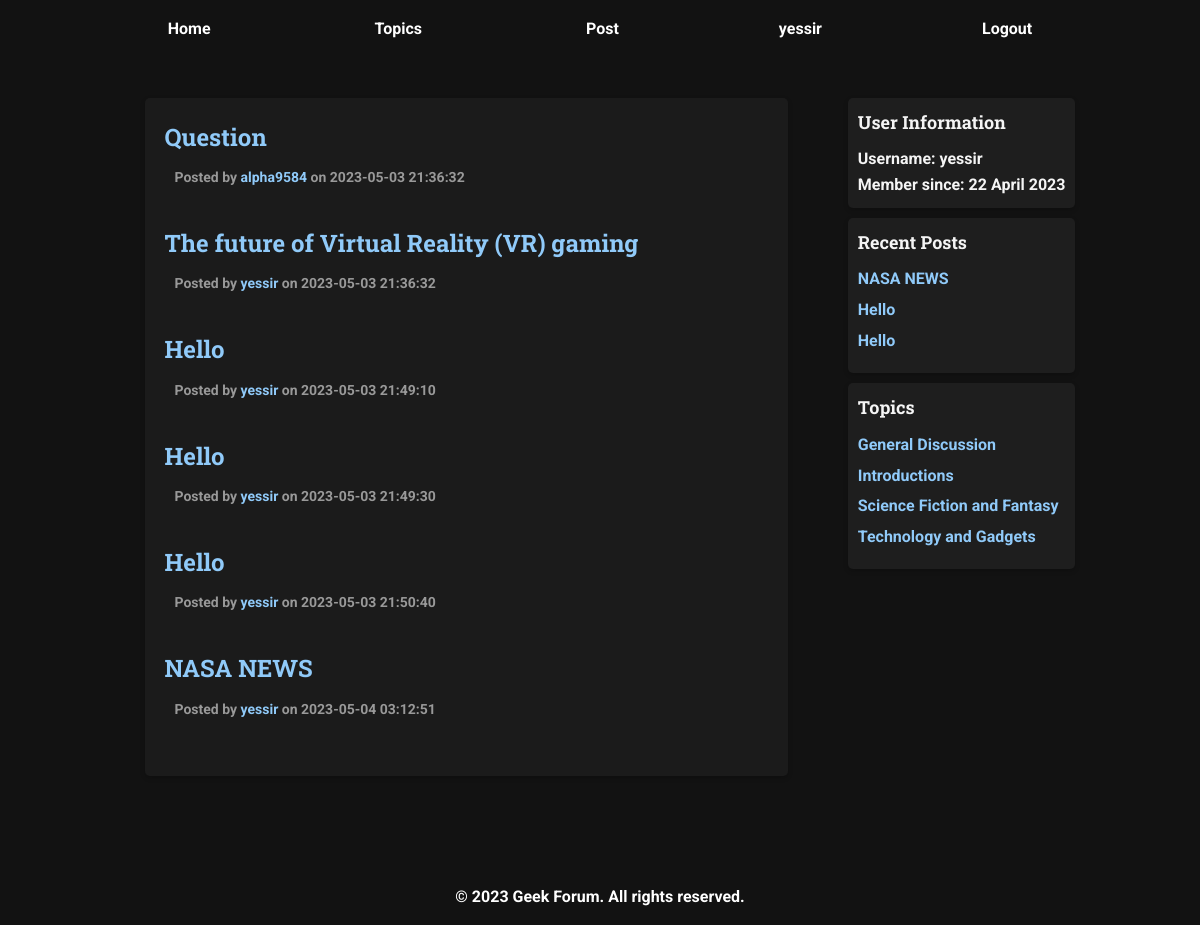
/index.php (signed in), run on the app's committed database.
### tables this page shows
CREATE TABLE `posts` (
  `idp` int(11) NOT NULL,
  `under` int(11) DEFAULT NULL,
  `id` int(11) NOT NULL,
  `username` varchar(50) NOT NULL,
  `title` varchar(256) DEFAULT NULL,
  `content` varchar(256) NOT NULL,
  `created_at` datetime NOT NULL DEFAULT current_timestamp(),
  `id_topic` int(11) DEFAULT NULL
);

CREATE TABLE `accounts` (
  `id` int(11) NOT NULL,
  `username` varchar(50) NOT NULL,
  `email` varchar(50) NOT NULL,
  `password` varchar(255) NOT NULL,
  `date` date NOT NULL DEFAULT current_timestamp(),
  `profile_pic` varchar(255) NOT NULL DEFAULT 'photos/placeholder.jpg',
  `posts` int(11) NOT NULL,
  `comments` int(11) NOT NULL,
  `likes` int(11) NOT NULL
);

CREATE TABLE `topics` (
  `id` int(11) NOT NULL,
  `title` varchar(256) NOT NULL,
  `description` varchar(256) NOT NULL
);

### index.php (the view, shortened to what this page needs)
<?php
    require 'db.php';
    if (isset($_SESSION["username"])){
        $logged = 1;
        $user = $_SESSION["username"] ;
        $sql = "SELECT * FROM accounts WHERE username = '$user'";
        $result = $conn->query($sql);
        $row = $result->fetch_assoc();
        $date=$row["date"];
        $dateTime = DateTime::createFromFormat("Y-m-d", $date);
        $formattedDate = $dateTime->format("d F Y");
    }
    else $logged = 0;
    $sql_posts = "SELECT * FROM posts where title is not NULL";
    $sql_recent = "SELECT * FROM posts where title is not NULL ORDER BY created_at DESC";
    $result_recent = $conn->query($sql_recent);
    $result_posts = $conn->query($sql_posts);
?>
<!DOCTYPE html>
<html lang="en">
<head>
    <link rel="stylesheet" href="style.css">
</head>
<body>
    <?php require 'header.php'; ?>
    <main>
        <article class="post">
        <?php if ($result_posts->num_rows > 0):?>
            <?php $i=0;?>
            <?php while ($post = $result_posts->fetch_assoc() and $i++<10): ?>
                <header class="post-header">
                    <h2 class="post-title"><a href="post/<?php echo htmlspecialchars($post['idp'])?>"><?php echo htmlspecialchars($post['title']); ?></a></h2>
                    <p class="post-meta">Posted by <a href="user/<?php echo htmlspecialchars($post['id'])?>"><?php echo htmlspecialchars($post['username']);?></a> on <time datetime="2023-03-25"><?php echo htmlspecialchars($post['created_at']); ?></time></p>
                </header>
                <br>
            <?php endwhile; ?>
            <?php else: ?>
                <p>No posts available.</p>
            <?php endif; ?>
        </article>
    <aside class="sidebar">
        <?php if($logged==1):?>
        <section class="sidebar-section">
            <h2 class="sidebar-title">User Information</h2>
            <div class="sidebar-content">
                <p>Username: <?php echo htmlspecialchars($user) ?></p>
                <p>Member since: <?php echo htmlspecialchars($formattedDate)?></p>
            </div>
        </section>
        <?php endif?>
        <section class="sidebar-section">
            <h2 class="sidebar-title">Recent Posts</h2>
            <ul class="sidebar-list">
            <?php $i=0?>
            <?php while ($post = $result_recent->fetch_assoc() and $i++<3): ?>
                <li><a href="post/<?php echo htmlspecialchars($post['idp'])?>"><?php echo htmlspecialchars($post['title']); ?></a></li>
            <?php endwhile;?>
            </ul>
        </section>
        <section class="sidebar-section">
            <h2 class="sidebar-title">Topics</h2>
            <ul class="sidebar-list">
                <?php
                    $tops = "SELECT * FROM TOPICS";
                    $tops = $conn -> query($tops);
                    while ($top = $tops->fetch_assoc()):
                ?>
                <li><a href="topic_posts/<?php echo htmlspecialchars($top["id"])?>"><?php echo htmlspecialchars($top["title"])?></a></li>
                <?php endwhile;?>
            </ul>
        </section>
    </aside>
    </main>
    <?php include("footer.php"); ?>
</body>
</html>

### style.css (style rules this page uses)
* { margin: 0; padding: 0; box-sizing: border-box; }
html { height: 100%; }
body { font-family: 'Roboto', sans-serif; background-color: #121212; font-weight: bold; line-height: 1.6; color: #f5f5f5; display: flex; flex-direction: column; min-height: 100%; min-width: 800px; overflow-x: auto; overflow-y: auto; background-image: url('.resources/background.jpg'); background-position: center; background-repeat: no-repeat; background-size: cover; background-attachment: fixed; }
body, h1, h2, h3, h4, h5, h6, p, ul, li { margin: 0; padding: 0; }
ul { list-style: none; }
a { text-decoration: none; color: #90caf9; }
main { display: grid; grid-template-columns: 3fr 1fr; gap: 40px; max-width: 1200px; margin: 0 auto; padding: 40px; }
.post { background-color: rgba(30, 30, 30, 0.8); border-radius: 5px; box-shadow: 0 2px 5px rgba(0, 0, 0, 0.2); margin-bottom: 20px; margin-left: 20px; margin-right: 20px; padding: 20px; }
.post-title { font-family: 'Roboto Slab', serif; font-size: 24px; margin-bottom: 10px; }
.post-meta { color: #999; font-size: 14px; margin: 0px 10px 10px 10px; }
.sidebar { flex: 1; }
.sidebar-section { background-color: #1e1e1e; border-radius: 5px; background-attachment: fixed; box-shadow: 0 2px 5px rgba(0, 0, 0, 0.2); margin-bottom: 10px; padding: 10px; }
.sidebar-title { font-family: 'Roboto Slab', serif; font-size: 18px; margin-bottom: 10px; }
.sidebar-list { margin-bottom: 10px; }
.sidebar-list li { margin-bottom: 5px; }

### data on the page
posts: title "Question", username "alpha9584", created_at "2023-05-03 21:36:32"
posts: title "The future of Virtual Reality (VR) gaming", username "yessir", created_at "2023-05-03 21:36:32"
posts: title "Hello", username "yessir", created_at "2023-05-03 21:49:10"
posts: title "Hello", username "yessir", created_at "2023-05-03 21:49:30"
posts: title "Hello", username "yessir", created_at "2023-05-03 21:50:40"
posts: title "NASA NEWS", username "yessir", created_at "2023-05-04 03:12:51"
accounts: date "22 April 2023"
topics: title "General Discussion"
topics: title "Introductions"
topics: title "Science Fiction and Fantasy"
topics: title "Technology and Gadgets"

### other printed values
$_SESSION["username"] "yessir"
$user "yessir"
